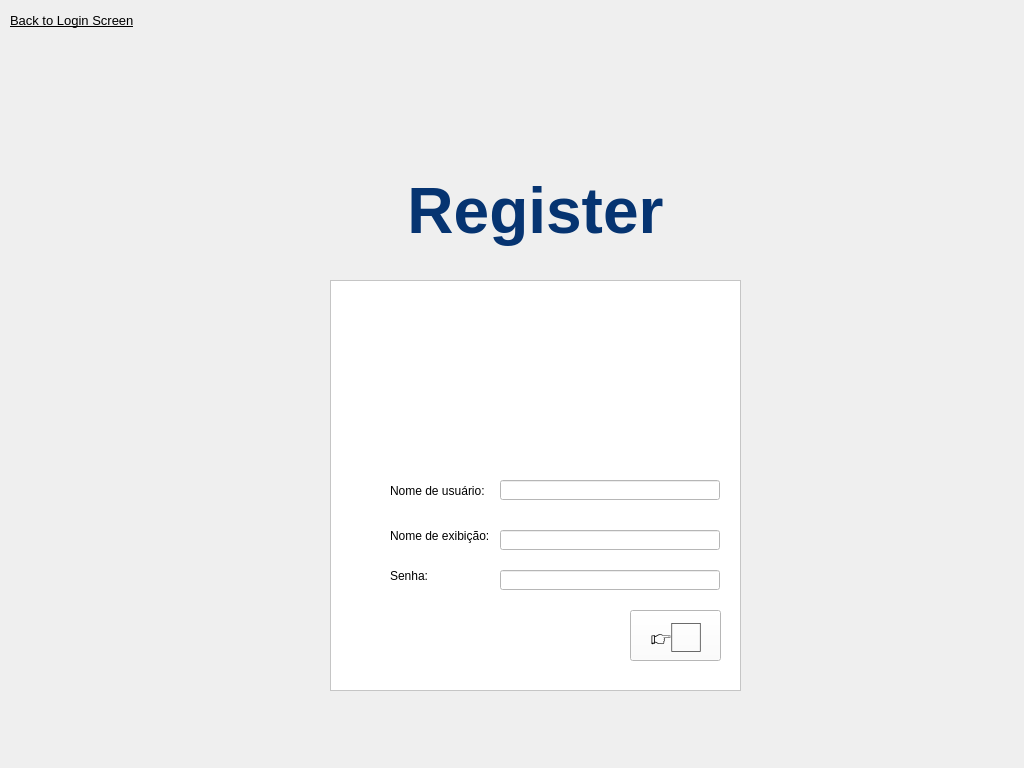
<?xml version="1.0" encoding="UTF-8"?>
<ui version="4.0">
 <class>RegisterWindow</class>
 <widget class="QMainWindow" name="RegisterWindow">
  <property name="windowModality">
   <enum>Qt::NonModal</enum>
  </property>
  <property name="geometry">
   <rect>
    <x>0</x>
    <y>0</y>
    <width>1024</width>
    <height>768</height>
   </rect>
  </property>
  <property name="sizePolicy">
   <sizepolicy hsizetype="Fixed" vsizetype="Fixed">
    <horstretch>0</horstretch>
    <verstretch>0</verstretch>
   </sizepolicy>
  </property>
  <property name="windowTitle">
   <string>Login</string>
  </property>
  <widget class="QWidget" name="centralwidget">
   <widget class="QLabel" name="background">
    <property name="geometry">
     <rect>
      <x>0</x>
      <y>0</y>
      <width>1024</width>
      <height>768</height>
     </rect>
    </property>
    <property name="text">
     <string/>
    </property>
    <property name="pixmap">
     <pixmap resource="../resources.qrc">:/assets/authBackground.jpg</pixmap>
    </property>
    <property name="scaledContents">
     <bool>true</bool>
    </property>
   </widget>
   <widget class="QFrame" name="container">
    <property name="geometry">
     <rect>
      <x>330</x>
      <y>280</y>
      <width>411</width>
      <height>411</height>
     </rect>
    </property>
    <property name="palette">
     <palette>
      <active>
       <colorrole role="Button">
        <brush brushstyle="SolidPattern">
         <color alpha="255">
          <red>255</red>
          <green>255</green>
          <blue>255</blue>
         </color>
        </brush>
       </colorrole>
       <colorrole role="Base">
        <brush brushstyle="SolidPattern">
         <color alpha="255">
          <red>255</red>
          <green>255</green>
          <blue>255</blue>
         </color>
        </brush>
       </colorrole>
       <colorrole role="Window">
        <brush brushstyle="SolidPattern">
         <color alpha="255">
          <red>255</red>
          <green>255</green>
          <blue>255</blue>
         </color>
        </brush>
       </colorrole>
      </active>
      <inactive>
       <colorrole role="Button">
        <brush brushstyle="SolidPattern">
         <color alpha="255">
          <red>255</red>
          <green>255</green>
          <blue>255</blue>
         </color>
        </brush>
       </colorrole>
       <colorrole role="Base">
        <brush brushstyle="SolidPattern">
         <color alpha="255">
          <red>255</red>
          <green>255</green>
          <blue>255</blue>
         </color>
        </brush>
       </colorrole>
       <colorrole role="Window">
        <brush brushstyle="SolidPattern">
         <color alpha="255">
          <red>255</red>
          <green>255</green>
          <blue>255</blue>
         </color>
        </brush>
       </colorrole>
      </inactive>
      <disabled>
       <colorrole role="Button">
        <brush brushstyle="SolidPattern">
         <color alpha="255">
          <red>255</red>
          <green>255</green>
          <blue>255</blue>
         </color>
        </brush>
       </colorrole>
       <colorrole role="Base">
        <brush brushstyle="SolidPattern">
         <color alpha="255">
          <red>255</red>
          <green>255</green>
          <blue>255</blue>
         </color>
        </brush>
       </colorrole>
       <colorrole role="Window">
        <brush brushstyle="SolidPattern">
         <color alpha="255">
          <red>255</red>
          <green>255</green>
          <blue>255</blue>
         </color>
        </brush>
       </colorrole>
      </disabled>
     </palette>
    </property>
    <property name="styleSheet">
     <string notr="true">background-color: rgb(255, 255, 255);</string>
    </property>
    <property name="frameShape">
     <enum>QFrame::StyledPanel</enum>
    </property>
    <property name="frameShadow">
     <enum>QFrame::Raised</enum>
    </property>
    <widget class="QLabel" name="label_username">
     <property name="geometry">
      <rect>
       <x>60</x>
       <y>180</y>
       <width>101</width>
       <height>61</height>
      </rect>
     </property>
     <property name="text">
      <string>Nome de usuário:</string>
     </property>
    </widget>
    <widget class="QLabel" name="label_password">
     <property name="geometry">
      <rect>
       <x>60</x>
       <y>270</y>
       <width>101</width>
       <height>51</height>
      </rect>
     </property>
     <property name="text">
      <string>Senha:</string>
     </property>
    </widget>
    <widget class="QLineEdit" name="username">
     <property name="geometry">
      <rect>
       <x>170</x>
       <y>200</y>
       <width>220</width>
       <height>20</height>
      </rect>
     </property>
    </widget>
    <widget class="QLineEdit" name="password">
     <property name="geometry">
      <rect>
       <x>170</x>
       <y>290</y>
       <width>220</width>
       <height>20</height>
      </rect>
     </property>
     <property name="echoMode">
      <enum>QLineEdit::Password</enum>
     </property>
    </widget>
    <widget class="QPushButton" name="pushButton">
     <property name="geometry">
      <rect>
       <x>300</x>
       <y>330</y>
       <width>91</width>
       <height>51</height>
      </rect>
     </property>
     <property name="font">
      <font>
       <pointsize>22</pointsize>
      </font>
     </property>
     <property name="text">
      <string>👉🏻</string>
     </property>
    </widget>
    <widget class="QLabel" name="error">
     <property name="geometry">
      <rect>
       <x>150</x>
       <y>390</y>
       <width>251</width>
       <height>16</height>
      </rect>
     </property>
     <property name="styleSheet">
      <string notr="true">color: rgb(255, 0, 0);</string>
     </property>
     <property name="text">
      <string/>
     </property>
    </widget>
    <widget class="QLabel" name="profilePhoto">
     <property name="geometry">
      <rect>
       <x>130</x>
       <y>10</y>
       <width>161</width>
       <height>131</height>
      </rect>
     </property>
     <property name="cursor">
      <cursorShape>PointingHandCursor</cursorShape>
     </property>
     <property name="text">
      <string/>
     </property>
     <property name="pixmap">
      <pixmap resource="../resources.qrc">:/assets/defaultIcon.png</pixmap>
     </property>
     <property name="scaledContents">
      <bool>true</bool>
     </property>
    </widget>
    <widget class="QLineEdit" name="display_name">
     <property name="geometry">
      <rect>
       <x>170</x>
       <y>250</y>
       <width>220</width>
       <height>20</height>
      </rect>
     </property>
     <property name="text">
      <string/>
     </property>
    </widget>
    <widget class="QLabel" name="display_name_label">
     <property name="geometry">
      <rect>
       <x>60</x>
       <y>230</y>
       <width>101</width>
       <height>51</height>
      </rect>
     </property>
     <property name="text">
      <string>Nome de exibição:</string>
     </property>
    </widget>
   </widget>
   <widget class="QLabel" name="title">
    <property name="geometry">
     <rect>
      <x>330</x>
      <y>170</y>
      <width>411</width>
      <height>81</height>
     </rect>
    </property>
    <property name="font">
     <font>
      <family>Segoe UI</family>
      <pointsize>48</pointsize>
      <weight>75</weight>
      <bold>true</bold>
      <kerning>false</kerning>
     </font>
    </property>
    <property name="styleSheet">
     <string notr="true">color: rgb(6, 52, 113);</string>
    </property>
    <property name="text">
     <string>Register</string>
    </property>
    <property name="alignment">
     <set>Qt::AlignCenter</set>
    </property>
   </widget>
   <widget class="QLabel" name="goLogin">
    <property name="geometry">
     <rect>
      <x>10</x>
      <y>10</y>
      <width>131</width>
      <height>20</height>
     </rect>
    </property>
    <property name="font">
     <font>
      <pointsize>10</pointsize>
      <underline>true</underline>
     </font>
    </property>
    <property name="cursor">
     <cursorShape>PointingHandCursor</cursorShape>
    </property>
    <property name="text">
     <string>Back to Login Screen</string>
    </property>
    <property name="wordWrap">
     <bool>false</bool>
    </property>
   </widget>
  </widget>
 </widget>
 <resources>
  <include location="../resources.qrc"/>
 </resources>
 <connections/>
</ui>
